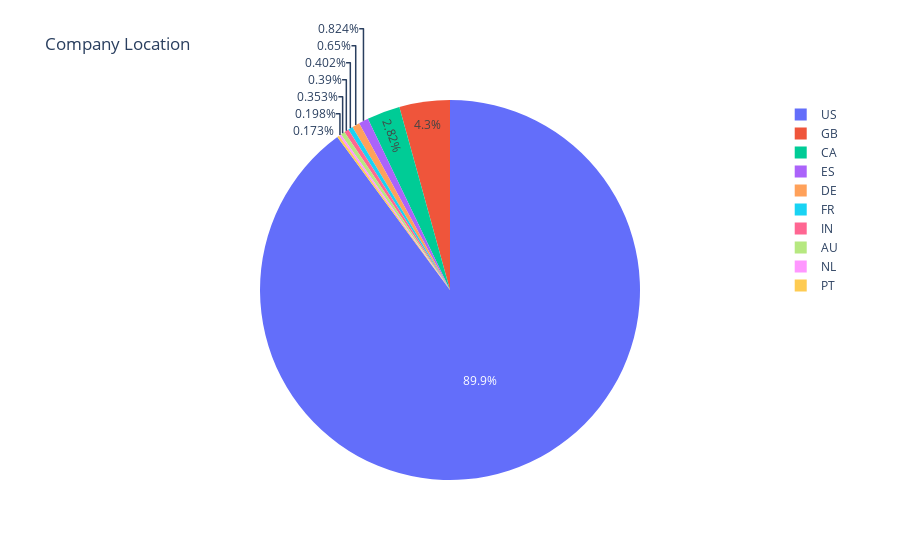

This figure's notebook cell:
### Code cell
company_j = df['company_location'].value_counts()[:10]
fig = pe.pie(company_j, names=company_j.index, values=company_j.values, title='Company Location')
fig.show()

### Figure 1 — Plotly figure (JSON) as saved in the notebook; plotly's stock layout.template omitted (floating-point values rounded to 4 significant figures)
{"data": [{"domain": {"x": [0, 1], "y": [0, 1]}, "hovertemplate": "company_location=%{label}<br>value=%{value}<extra></extra>", "labels": ["US", "GB", "CA", "ES", "DE", "FR", "IN", "AU", "NL", "PT"], "legendgroup": "", "name": "", "showlegend": true, "type": "pie", "values": [14518, 694, 455, 133, 105, 65, 63, 57, 32, 28]}], "layout": {"legend": {"tracegroupgap": 0}, "title": {"text": "Company Location"}}}
